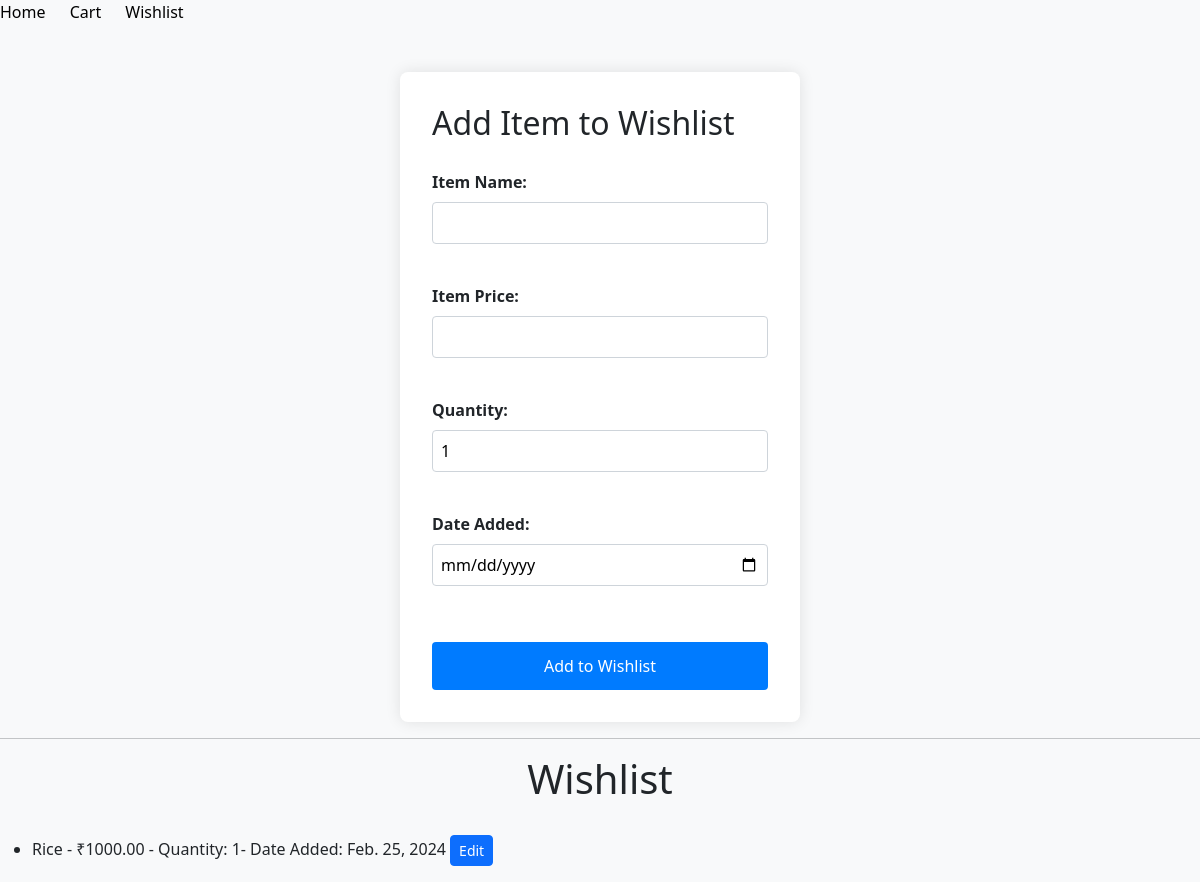
The app's page /wishlist/ (signed in) with its own data.
### app/models.py (models this page shows, shortened)
class WishlistItem(models.Model):
    user = models.ForeignKey(User, on_delete=models.CASCADE)
    item_name = models.CharField(max_length=100)
    item_price = models.DecimalField(max_digits=10, decimal_places=2)
    quantity = models.PositiveIntegerField(default=1)
    date_added = models.DateField(default=timezone.now)

### app/views.py (the view)
# urls.py: path('wishlist/', views.wishlist, name='wishlist'),
def wishlist(request):
    wishlist_items = WishlistItem.objects.filter(user=request.user)
    return render(request, 'wishlist.html', {'wishlist_items': wishlist_items})

### templates/wishlist.html (shortened to what this page needs)
<!DOCTYPE html>
<html lang="en">
  <head>
    <link
      href="https://cdn.jsdelivr.net/npm/bootstrap@5.3.3/dist/css/bootstrap.min.css"
      rel="stylesheet"
    />
  </head>
  <body>
    <nav>
      <ul>
        <li><a href="{% url 'home' %}">Home</a></li>
        <li><a href="{% url 'cart' %}">Cart</a></li>
        <li><a href="{% url 'wishlist' %}">Wishlist</a></li>
      </ul>
    </nav>
    <div class="container">
      <form action="{% url 'add_to_wishlist' %}" method="post">
        <h2 style="padding-bottom: 20px">Add Item to Wishlist</h2>
        <label for="item_name">Item Name:</label>
        <input
          type="text"
          id="item_name"
          name="item_name"
          required
        /><br /><br />
        <label for="item_price">Item Price:</label>
        <input
          type="number"
          id="item_price"
          name="item_price"
          required
        /><br /><br />
        <label for="quantity">Quantity:</label>
        <input
          type="number"
          id="quantity"
          name="quantity"
          value="1"
          required
        /><br /><br />
        <label for="date_added">Date Added:</label>
        <input
          type="date"
          id="date_added"
          name="date_added"
          value="{{ date.today }}"
          required
        /><br /><br />
        <button type="submit">Add to Wishlist</button>
      </form>
    </div>
    <hr />
    <h1>Wishlist</h1>
    <ul>
      {% for item in wishlist_items %}
      <li>
        {{ item.item_name }} - ₹{{ item.item_price }} - Quantity:
        {{item.quantity}}- Date Added: {{ item.date_added }}
        <a
          href="{% url 'edit_wishlist_item' item.id %}"
          class="btn btn-primary btn-sm"
          >Edit</a
        >
      </li>
      {% endfor %}
    </ul>
  </body>
</html>

### templates/wishlist.html (style rules this page uses)
body { margin: 0; padding: 0; background-color: #f8f9fa; }
nav ul { list-style: none; padding: 0; margin: 0; }
nav ul li { display: inline-block; margin-right: 20px; }
nav ul li a { text-decoration: none; color: black; }
.container { margin-top: 3rem; }
h1 { text-align: center; margin-bottom: 2rem; }
form { max-width: 400px; margin: 0 auto; background-color: #fff; padding: 2rem; border-radius: 8px; box-shadow: 0 0 15px rgba(0, 0, 0, 0.1); }
form button[type="submit"] { width: 100%; margin-top: 1rem; padding: 0.75rem 0; border: none; background-color: #007bff; color: #fff; border-radius: 4px; cursor: pointer; }
label { font-weight: bold; margin-bottom: 0.5rem; }
input[type="text"], input[type="number"], input[type="date"] { width: 100%; padding: 0.5rem; margin-bottom: 1rem; border: 1px solid #ced4da; border-radius: 4px; }

### records on screen
WishlistItem: item_name "Rice", item_price "1000.00", quantity "1", date_added "Feb. 25, 2024"
